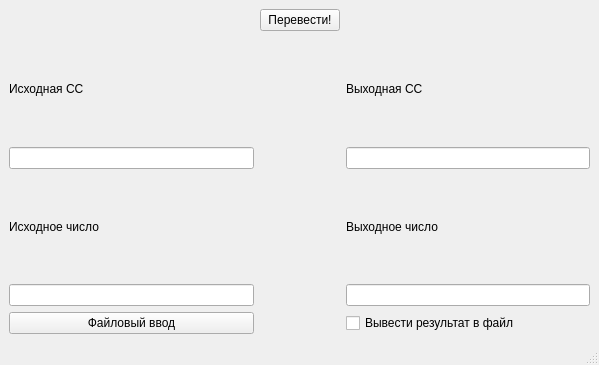
<?xml version="1.0" encoding="UTF-8"?>
<ui version="4.0">
 <class>UniversalConverter</class>
 <widget class="QMainWindow" name="UniversalConverter">
  <property name="geometry">
   <rect>
    <x>0</x>
    <y>0</y>
    <width>599</width>
    <height>365</height>
   </rect>
  </property>
  <property name="windowTitle">
   <string>UniversalConverter</string>
  </property>
  <widget class="QWidget" name="centralwidget">
   <layout class="QGridLayout" name="gridLayout">
    <item row="0" column="1">
     <widget class="QPushButton" name="convert">
      <property name="text">
       <string>Перевести!</string>
      </property>
     </widget>
    </item>
    <item row="1" column="0">
     <widget class="QLabel" name="label">
      <property name="text">
       <string>Исходная СС</string>
      </property>
     </widget>
    </item>
    <item row="1" column="2">
     <widget class="QLabel" name="label_2">
      <property name="text">
       <string>Выходная СС</string>
      </property>
     </widget>
    </item>
    <item row="2" column="0">
     <widget class="QLineEdit" name="p"/>
    </item>
    <item row="2" column="2">
     <widget class="QLineEdit" name="q"/>
    </item>
    <item row="3" column="0">
     <widget class="QLabel" name="label_3">
      <property name="text">
       <string>Исходное число</string>
      </property>
     </widget>
    </item>
    <item row="3" column="2">
     <widget class="QLabel" name="label_4">
      <property name="text">
       <string>Выходное число</string>
      </property>
     </widget>
    </item>
    <item row="4" column="0">
     <widget class="QLineEdit" name="input"/>
    </item>
    <item row="4" column="2">
     <widget class="QLineEdit" name="output"/>
    </item>
    <item row="5" column="0">
     <widget class="QPushButton" name="file_input">
      <property name="text">
       <string>Файловый ввод</string>
      </property>
     </widget>
    </item>
    <item row="5" column="2">
     <widget class="QCheckBox" name="checkBox">
      <property name="text">
       <string>Вывести результат в файл</string>
      </property>
     </widget>
    </item>
   </layout>
  </widget>
  <widget class="QMenuBar" name="menubar">
   <property name="geometry">
    <rect>
     <x>0</x>
     <y>0</y>
     <width>599</width>
     <height>23</height>
    </rect>
   </property>
  </widget>
  <widget class="QStatusBar" name="statusbar"/>
 </widget>
 <resources/>
 <connections/>
</ui>
